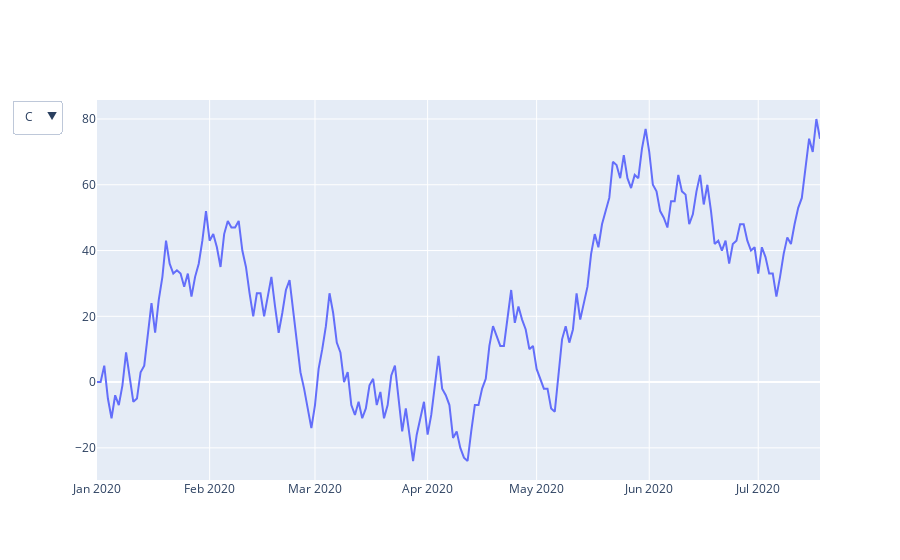

Source (notebook cell):
### Code cell
import datetime

NPERIODS = 200

np.random.seed(123)
df = pd.DataFrame(np.random.randint(-10, 12, size=(NPERIODS, 4)),
                  columns=list('ABCD'))
datelist = pd.date_range(datetime.datetime(2020, 1, 1).strftime('%Y-%m-%d'),
                         periods=NPERIODS).tolist()
df['dates'] = datelist 
df = df.set_index(['dates'])
df.index = pd.to_datetime(df.index)
df.iloc[0] = 0
df = df.cumsum()

# # plotly
fig = go.Figure()

# set up ONE trace
fig.add_trace(go.Scatter(x=df.index,
                         y=df[df.columns[0]],
                         visible=True)
             )

updatemenu = []
buttons = []

# button with one option for each dataframe
for col in df.columns:
    buttons.append(dict(method='restyle',
                        label=col,
                        visible=True,
                        args=[{'y':[df[col]],
                               'x':[df.index],
                               'type':'scatter'}, [0]],
                        )
                  )

# some adjustments to the updatemenus
updatemenu = []
your_menu = dict()
updatemenu.append(your_menu)

updatemenu[0]['buttons'] = buttons
updatemenu[0]['direction'] = 'down'
updatemenu[0]['showactive'] = True

# add dropdown menus to the figure
fig.update_layout(showlegend=False, updatemenus=updatemenu)
fig.show()

### Figure 1 — Plotly figure (JSON) as saved in the notebook; plotly's stock layout.template omitted (floating-point values rounded to 4 significant figures; data arrays with more than 128 entries replaced by an {"elided": "..."} marker saying what was removed)
{"data": [{"type": "scatter", "visible": true, "x": {"elided": "200 str values"}, "y": {"elided": "200 int values"}}], "layout": {"autosize": true, "showlegend": false, "updatemenus": [{"active": 2, "buttons": [{"args": [{"type": "scatter", "x": {"elided": "1x200 str values"}, "y": {"elided": "1x200 int values"}}, [0]], "label": "A", "method": "restyle", "visible": true}, {"args": [{"type": "scatter", "x": {"elided": "1x200 str values"}, "y": {"elided": "1x200 int values"}}, [0]], "label": "B", "method": "restyle", "visible": true}, {"args": [{"type": "scatter", "x": {"elided": "1x200 str values"}, "y": {"elided": "1x200 int values"}}, [0]], "label": "C", "method": "restyle", "visible": true}, {"args": [{"type": "scatter", "x": {"elided": "1x200 str values"}, "y": {"elided": "1x200 int values"}}, [0]], "label": "D", "method": "restyle", "visible": true}], "direction": "down", "showactive": true}], "xaxis": {"autorange": true, "range": ["2020-01-01", "2020-07-18"], "type": "date"}, "yaxis": {"autorange": true, "range": [-29.78, 85.78], "type": "linear"}}}
